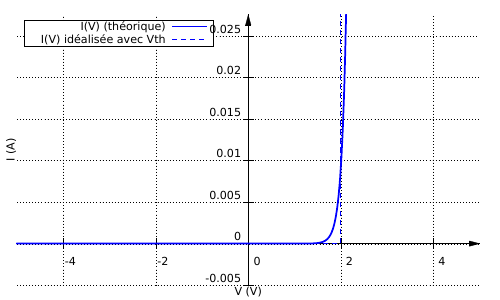

The script that saved this image:

set output "carac.pdf"
set terminal pdf colour enhanced dashed
set key box top left
set key width -5

set style line 1 lw 3 pt 0 lt rgb "black"
set xzeroaxis ls 1 
set xtics axis offset 1,0
set yzeroaxis ls 1 
set ytics axis offset 0,0.5


set arrow 1 from 0,0 to 5,0 filled
set arrow 2 from 0,0 to 0,0.11/4 filled

unset border
set grid xtics ytics
set sample 1000
set xr [-5:5]
set yr [-0.01/2:0.11/4]
set xlabel 'V (V)'
set ylabel 'I (A)'
Is=4e-11 #A
Vt=26e-3 #V
n=4
#R=10

vth=2

idp(x)=x<0 ? 0:1e6 #parfaite
idr(x)=x<vth ? 0:(x-vth)*0.2 #vth+R
idi(x)=x<vth ? 0:(x-vth)*1e6 #vth seul
id(x)=Is*(exp(x/(n*Vt))-1)

#idrs(x)=id(x)

plot  id(x) t "I(V) (théorique)" lw 5 lc 3 ,  \
 idi(x) t "I(V) idéalisée avec Vth" lw 5 lc 3

#clear